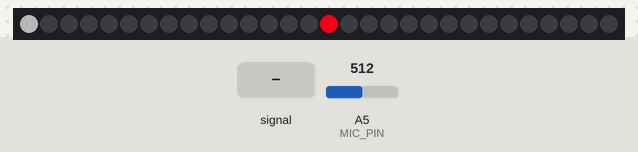
The sketch below on a simulated Arduino Nano, built with avr-gcc and run on an emulated ATmega328P. On the bench: 30 RGB LEDs in strip order, left to right. Inputs (shaded band) come from the test bench; at power-on: A5 (MIC_PIN) = 512. Dim RGB values are drawn brighter than linear; what the sketch prints to the serial monitor is not drawn.

Above: at 1.15 s.
2.3 s: A5 (MIC_PIN) fed a 200 Hz sine of ±81 counts around its level
At 2.75 s:
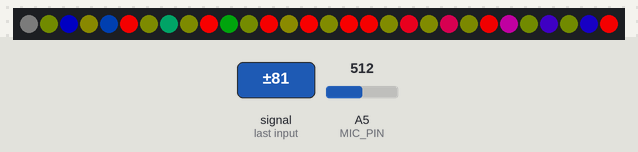
At 3.35 s:
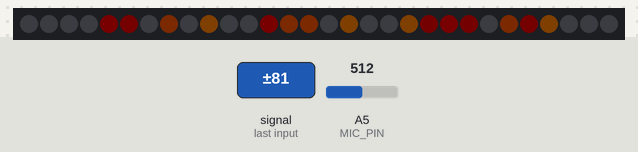
5.0 s: A5 (MIC_PIN) set to 900
At 5.15 s:
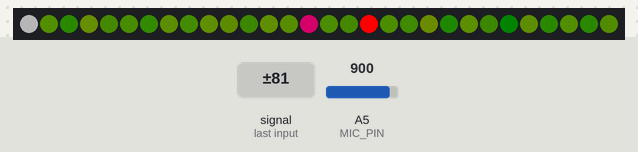
6.8 s: A5 (MIC_PIN) fed a 200 Hz sine of ±81 counts around its level
At 7.25 s:
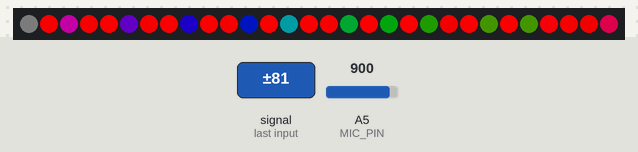
Timing chart, 0 to 7.3 s (numbered marks = the images above; inputs shaded):
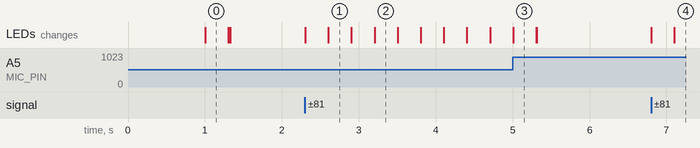

Measured:
- after the input at 2.3 s, the LEDs: first change at once (image 1 shows a later state)
- after the input at 5.0 s, the LEDs: change at once (image 3)
- after the input at 6.8 s, the LEDs: first change at once (image 4 shows a later state)

The sketch:

agcPI.ino
```cpp
/* agcPI
 *
 * By: Andrew Tuline
 *
 * Date: Jan, 2020
 *
 * An Automatic Gain Control for a microphone on an Arduino.
 *
 * This version uses a PI (proportional integral) control loop.
 *
 * See: https://en.wikipedia.org/wiki/PID_controller
 *
 * It also includes a ghetto peak detection capability, which is displayed on led[0].
 *
 */

//#define FASTLED_ALLOW_INTERRUPTS 0                          // Used for ESP8266.
#include <FastLED.h>                                          // FastLED library.

#define MIC_PIN   A5                                          // Nano or A0 on ESP8266
uint8_t squelch = 7;                                          // Anything below this is background noise, so we'll make it '0'.
int sample;                                                   // Current sample.
float sampleAvg = 0;                                          // Can be used for smoothing signals.
float micLev = 0;                                             // Used to convert returned value to have '0' as minimum.
uint8_t maxVol = 11;                                          // Reasonable value for constant volume (above average) for 'peak detector'.
bool samplePeak = 0;                                          // Boolean flag for peak detected. Responding routine must reset this flag.

uint8_t targetAgc = 60;                                       // This is our setPoint at ~20% of max for the adjusted output.
float kp = 2, ki = 4;                                         // Proportional and Integral tuning constants. Kept as floating point in case we find better tuning.
int err;                                                      // Current offset from our target.
int minn = -20000, maxx = 20000;                              // Keep everything in check with these values.
int samplePI;                                                 // Sensitivity is calculated by the PI routine.
float samplePIAvg;                                            // Calculated and stored average calculated sample is used for closed loop feedback.

// Fixed definitions cannot change on the fly.
#define LED_DT 12                                             // Data pin to connect to the strip.
#define LED_CK 11                                             // Clock pin for WS2801 or APA102.
#define COLOR_ORDER GRB                                       // It's GRB for WS2812 and BGR for APA102.
#define LED_TYPE WS2812                                       // Using APA102, WS2812, WS2801. Don't forget to modify LEDS.addLeds to suit.
#define NUM_LEDS 30                                           // Number of LED's.

uint8_t max_bright = 255;                                     // Overall brightness.
struct CRGB leds[NUM_LEDS];                                   // Initialize our LED array.


void setup() {
  Serial.begin(115200);                                       // Initialize serial port for debugging.
  delay(1000);
  analogReference(EXTERNAL);                                  // Nano or other 5V AVR8 when using a 3.3V microphone.
  LEDS.addLeds<LED_TYPE, LED_DT, COLOR_ORDER>(leds, NUM_LEDS);  // Use this for WS2812
  FastLED.setBrightness(max_bright);
  FastLED.setMaxPowerInVoltsAndMilliamps(5, 500);             // FastLED Power management set at 5V, 500mA
} // setup()


void loop() {

  EVERY_N_MILLIS(10) {
    fadeToBlackBy(leds, NUM_LEDS, 4);                         // 8 bit, 1 = slow, 255 = fast
    fadeToBlackBy(leds, 1, 32);
  }

  getSample();                                                // Sample the microphone.
  agcPI();                                                   // Calculated the PI adjusted value as samplePI.
  ledShow();
  FastLED.show();

} // loop()


void ledShow() {

  leds[(millis() % (NUM_LEDS-1)) +1 ] = CHSV(samplePI, 255, samplePI);
  if (samplePeak) {leds[0] = CHSV(0,0,128);}    // Add a peak twinkle to the first LED.

} // ledShow()


void getSample() {

  int16_t micIn;                                              // Current sample starts with negative values and large values, which is why it's 16 bit signed.
  static long peakTime;

  micIn = analogRead(MIC_PIN);                                // Poor man's analog Read.
  micLev = ((micLev * 31) + micIn) / 32;                      // Smooth it out over the last 32 samples for automatic centering.
  micIn -= micLev;                                            // Let's center it to 0 now.
  micIn = abs(micIn);                                         // And get the absolute value of each sample.
  sample = (micIn <= squelch) ? 0 : (sample + micIn)/2;       // Using a ternary operator, the resultant sample is either 0 or it's a bit smoothed out with the last sample.
  sampleAvg = ((sampleAvg * 31) + sample) / 32;               // Smooth it out over the last 32 samples.

  if (millis() > (peakTime+50)) samplePeak = 0;              // Reset peak if it's been > 50ms.

  if (sample > (sampleAvg+maxVol) && millis() > (peakTime + 100)) {    // Poor man's beat detection by seeing if sample > Average + some value.
    samplePeak = 1;
    peakTime=millis();
  }                                                           // Then we got a peak, else we don't. Display routines need to reset the samplepeak value in case they miss the trigger.

}  // getSample()


void agcPI() {                                                // A PI Control loop to automatically adjust sound sensitivity.

  float sensitivity;                                          // Sensitivity is calculated by the PI routine.
  static float startt = 0;                                    // Accumulated (or integral) value for Ki.

  err = targetAgc - samplePIAvg;                              // Calculate the average error from the target. Is continuously going up. This should be closed loop.
  startt = constrain(startt + err, minn, maxx);               // Calculate summation (Integral) error, but constrain it.

  sensitivity = kp * err + ki * startt;                       // Sensitivity is the direct (Proportional) error plus the above Integral error.
  if (sensitivity <= 3000) sensitivity = 3000;                // Minimum sensitity multiplier should be 1. Andrew Tuline. I don't want divide by 0.
  samplePI = abs(sample * sensitivity / 3000);
  if(samplePI > 255) samplePI = 255;

  samplePIAvg = ((samplePIAvg * 15) + samplePI) / 16;         // Smooth it out over the last 16 samples and use as feedback for the (now closed) PI loop.

//------------ Oscilloscope output ---------------------------
//  Serial.print(sample); Serial.print(" ");
//  Serial.print(sampleAvg); Serial.print(" ");
//  Serial.print(micLev); Serial.print(" ");
//  Serial.print(err); Serial.print(" ");
//  Serial.print(startt); Serial.print(" ");
//  Serial.print(samplePI); Serial.print(" ");
//  Serial.print(samplePIAvg); Serial.print(" ");
//  Serial.print(sensitivity/3000); Serial.print(" ");
//  Serial.print(targetAgc); Serial.print(" ");
  Serial.print(0); Serial.print(" ");
  Serial.println(" ");

} // agcPI()
```
